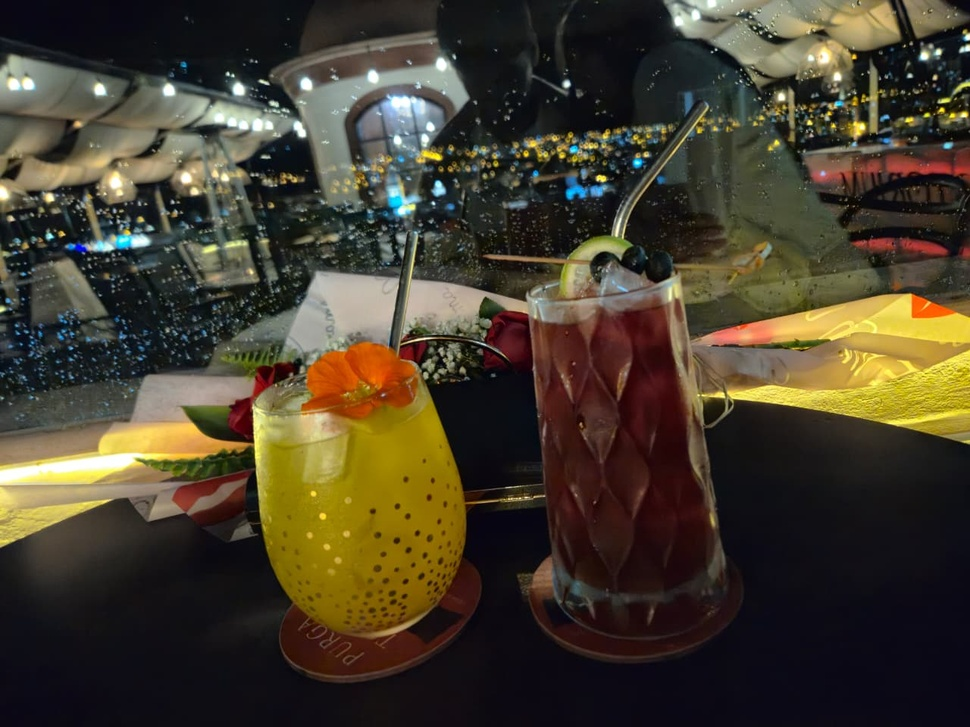
#> input picture 2-eva-1-cla/bordes/colores.jpeg, 970 x 727 px, shrunk from 1280 x 960 before the run
$ jupyter execute bordes.ipynb   (older library calls are emulated)
#> lines starting #> are read from the running program, lines starting #| are printed output that depends on the picture
#> further down, img is the input picture: shape (727, 970, 3); mean B, G, R 45.4, 61.9, 69.9
[cell 1]
import cv2
import numpy as np
import matplotlib.pyplot as plt

def filtro_roberts_mejorado(img):
    img_gris=cv2.cvtColor(img,cv2.COLOR_BGR2GRAY)
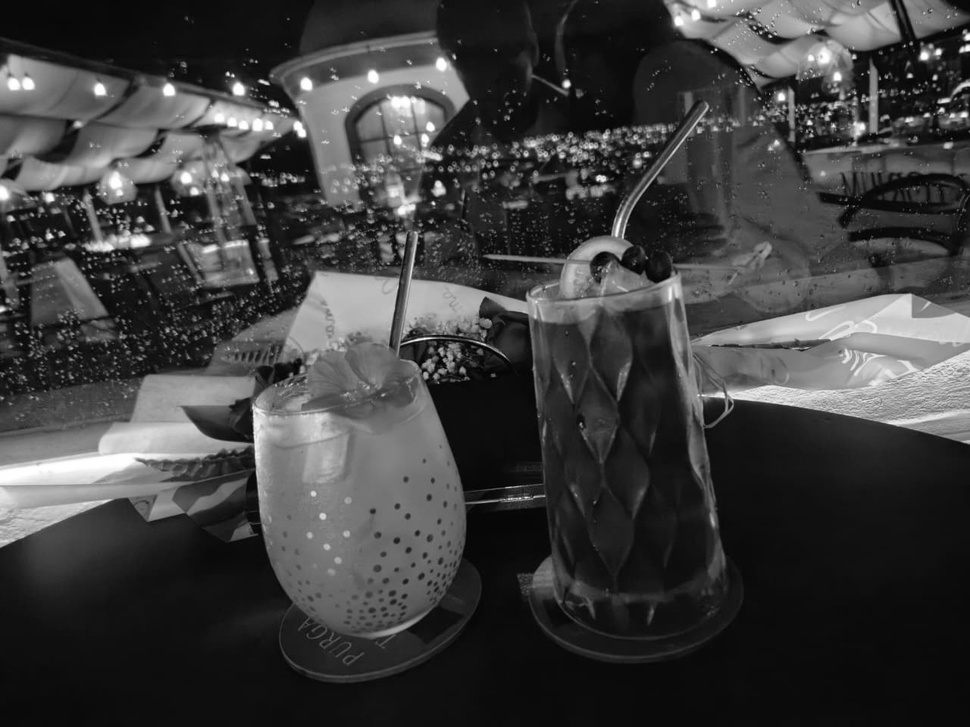
#> img_gris: shape (727, 970); min 0, max 255, mean 62.4
    suavizar=cv2.GaussianBlur(img_gris,(3,3),0)
    robertx=np.array([[2,0],[0,-2]],dtype=np.float32)
    roberty=np.array([[0,2],[-2,0]],dtype=np.float32)
    r_x=cv2.filter2D(img_gris,-1,robertx)
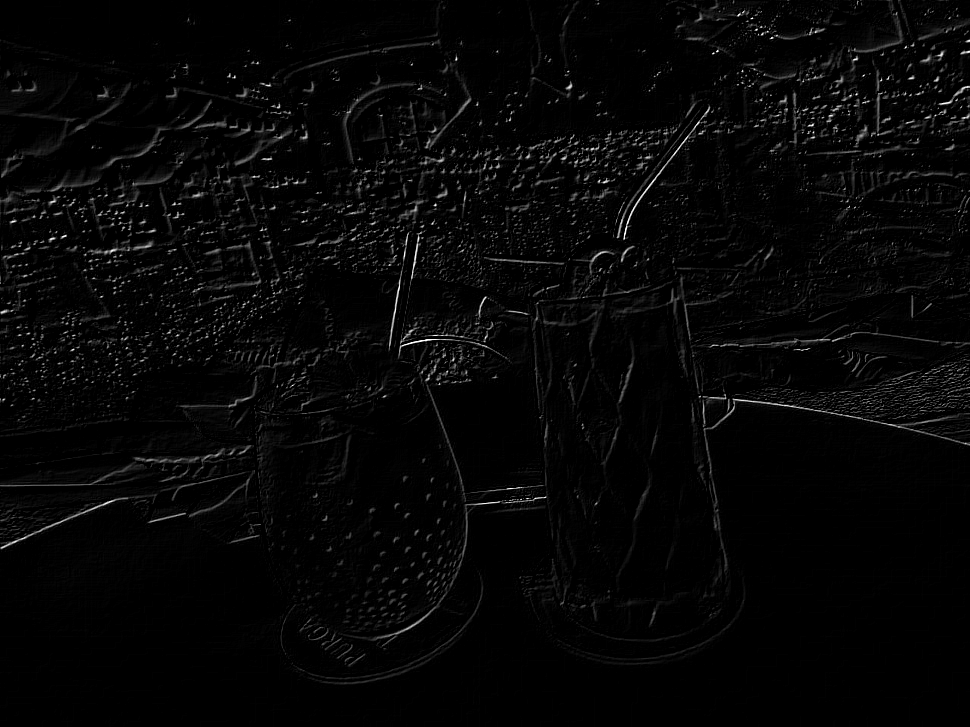
#> r_x: shape (727, 970); min 0, max 255, mean 6.3
    r_y=cv2.filter2D(img_gris,-1,roberty)
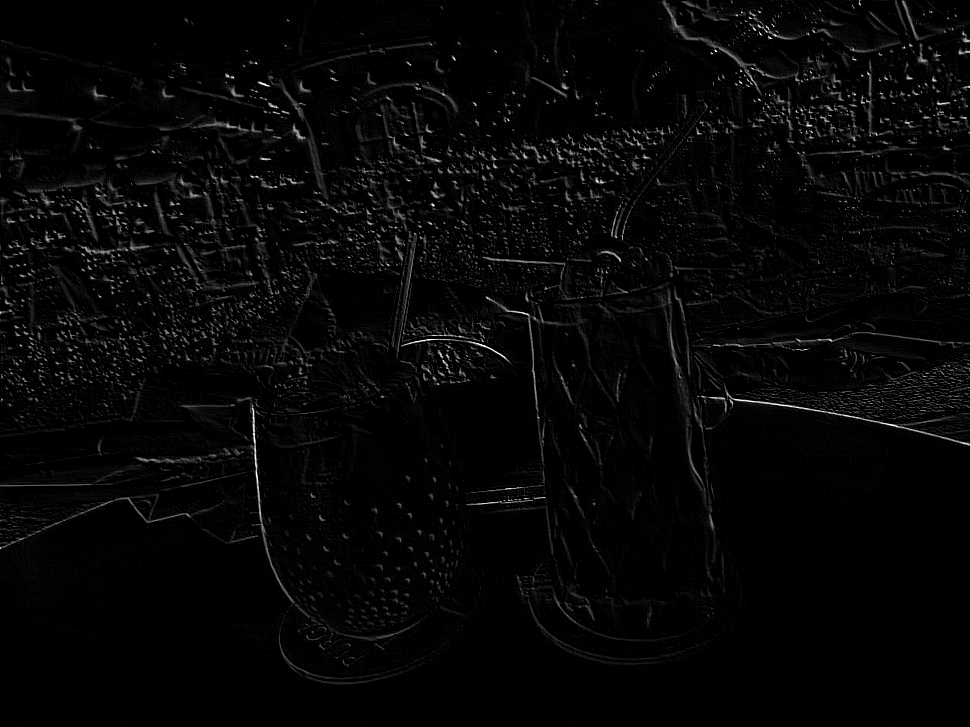
#> r_y: shape (727, 970); min 0, max 255, mean 6.2
    roberts=cv2.addWeighted(np.abs(r_x),0.7,np.abs(r_y),0.7,0)
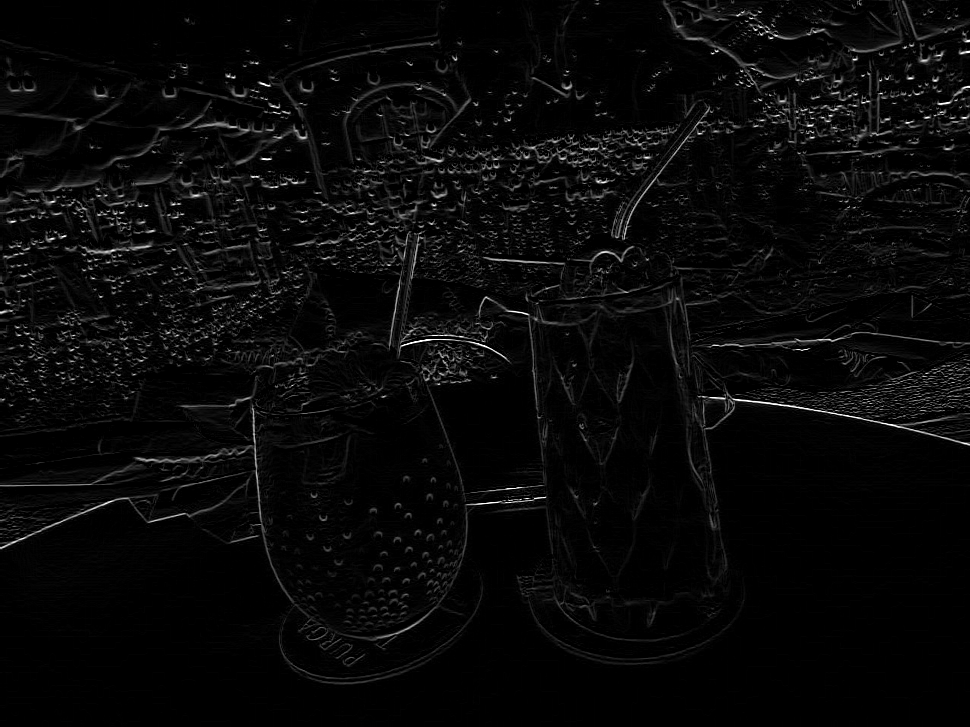
#> roberts: shape (727, 970); min 0, max 255, mean 8.8
    _,bordes=cv2.threshold(roberts,20,255, cv2.THRESH_BINARY)
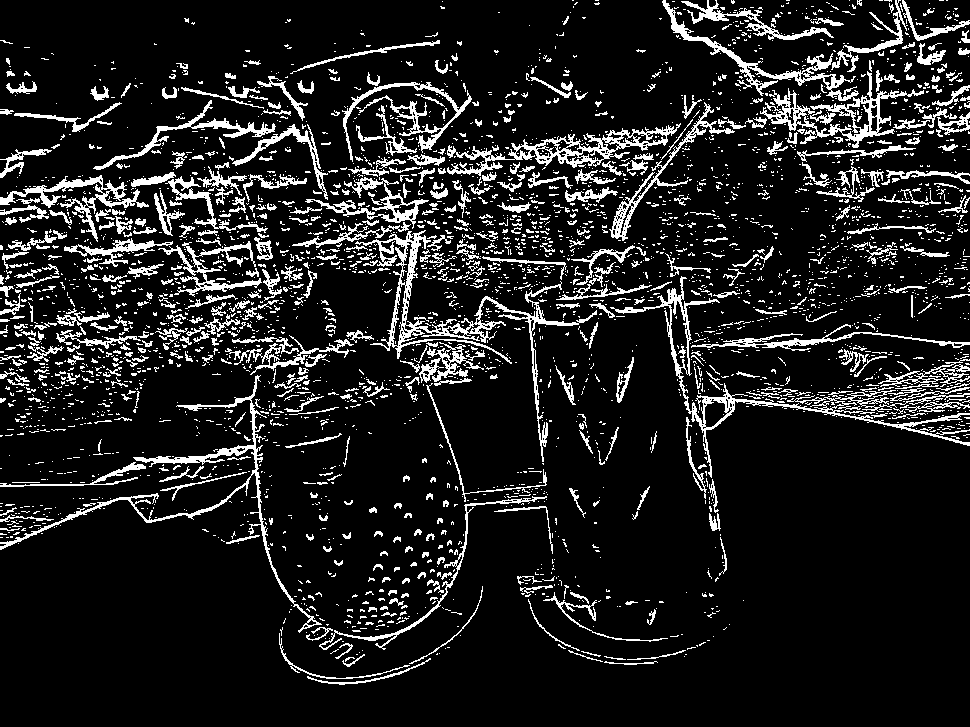
#> bordes: shape (727, 970); 12.2% white in thin lines or dots
    return bordes


img = cv2.imread('colores.jpeg')
final_roberts_img = filtro_roberts_mejorado(img)

plt.figure(figsize=(12, 6))
plt.subplot(1, 2, 1)
plt.imshow(cv2.cvtColor(img, cv2.COLOR_BGR2RGB))
plt.title('Imagen Original')

plt.subplot(1, 2, 2)
plt.imshow(final_roberts_img, cmap='gray')
plt.title('Filtro de Roberts Mejorado')
plt.tight_layout()
plt.show()
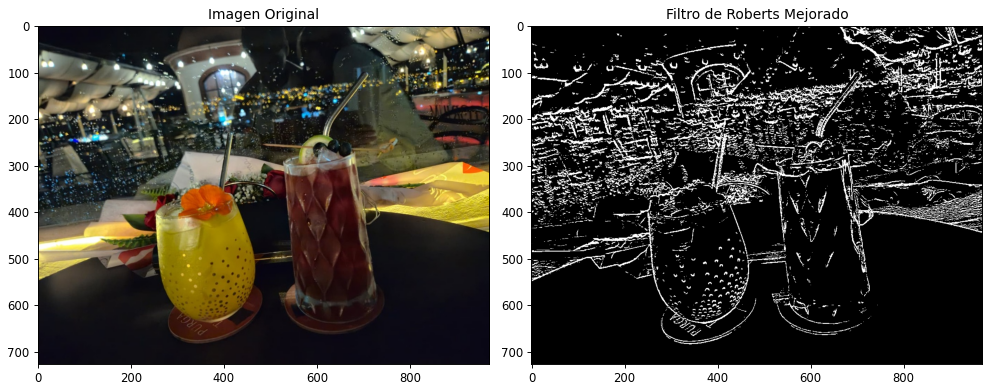
#> figure drawn by matplotlib, 2 panels
